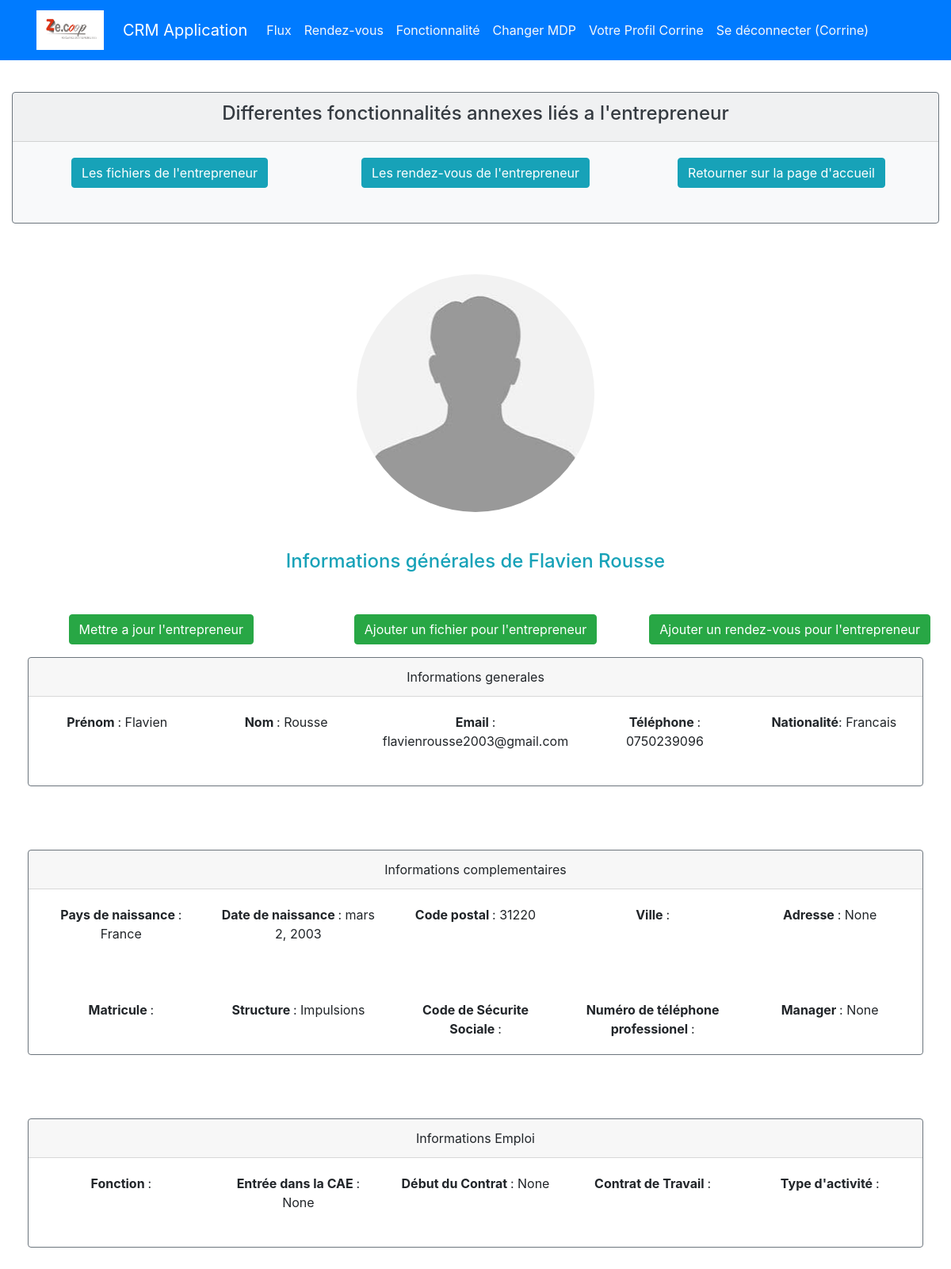
Before: /home/1/ (signed in) with the older database file.
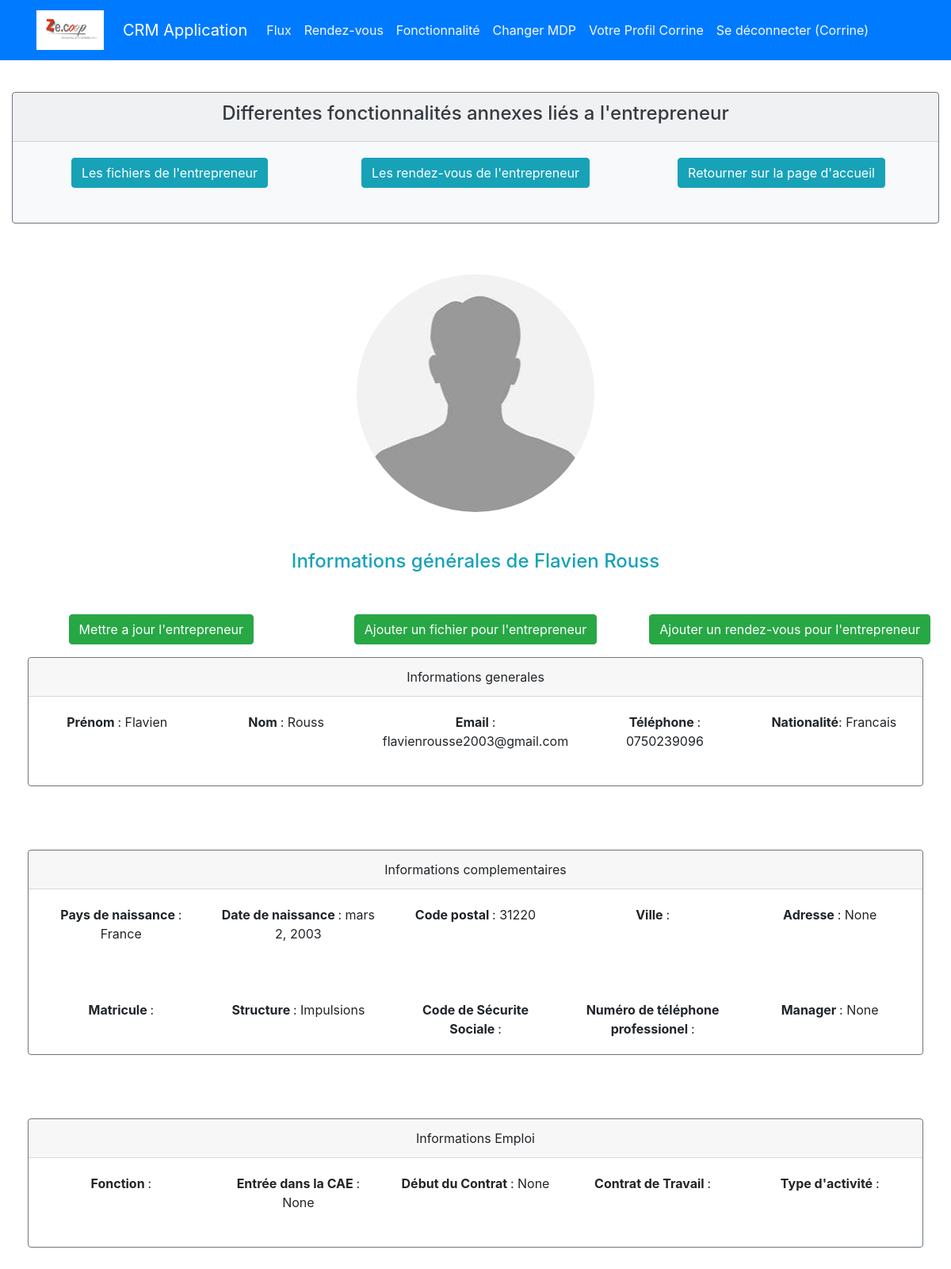
After: the same page with the newer database file.
### appflux/models.py (models this page shows, shortened)
class Entrepreneur(models.Model):
    STRUCTURE = (
    ('Impulsions', 'Impulsions'),
    ('Eclosion', 'Eclosions')
)
    nom = models.CharField (max_length=30,)
    prenom = models.CharField(max_length=30, verbose_name="prénom")
    matricule = models.CharField(max_length=30, blank=True)
    photo = models.ImageField(default='avatar.jpg', upload_to='entrepreneur_avatars', blank=True,)
    telephone = models.CharField(max_length=15 ,blank=True, verbose_name="téléphone")
    structure = models.CharField(max_length=40, choices=STRUCTURE)
    email =  models.EmailField()
    nationalite = models.CharField(max_length=150, verbose_name="nationalité")
    naissance = models.CharField(max_length=100, verbose_name="pays de naissance",)
    numero = models.CharField( max_length=15 ,verbose_name="numéro de téléphone professionel", blank=True)
    adresse_postal = models.CharField(max_length=200, verbose_name="Code")
    adresse = models.CharField(max_length=200, blank=True, null=True)
    securite_social = models.CharField(max_length=240, blank=True, verbose_name=" Numéro de sécurité social")
    date_naissance = models.DateField(verbose_name="date de naissance")
    ville = models.CharField(max_length=120, verbose_name="lieu de résidence", blank=True )
    fonction = models.CharField(max_length=240, blank=True,)
    date_entree = models.DateField(blank=True, null= True, verbose_name="date d'entrée dans la CAE")
    debut = models.DateField(blank=True, null=True, verbose_name="date du début du contrat")
    motif = models.CharField(max_length=240, blank=True, verbose_name=' Contrat de travail', choices=TRAVAIL)
    activite = models.CharField(max_length=40, blank=True, verbose_name="type de activité", choices=ACTIVITE)
    manager = models.ForeignKey(User, on_delete=models.CASCADE, null=True, blank=True)

### appflux/views.py (the view)
# urls.py: path('home/<int:entrepreneur_id>/', appflux.views.detail_entrepreneur ,name="entrepreneur_detail"),
@login_required
def detail_entrepreneur(request, entrepreneur_id):
    entrepreneur = get_object_or_404(Entrepreneur, id=entrepreneur_id)
    return render(request, 'appflux/entrepreneur_detail.html', {'entrepreneur': entrepreneur,})

### appflux/templates/appflux/entrepreneur_detail.html (shortened to what the changed rows need)
{% extends "base.html" %}
{% block content %}
<br>
<div class="col">
    <div class="card text-white bg-light my-3 border-secondary"  >
    </div>
</div>
    {% if entrepreneur.photo %}
<div class="text-center">
    <img class = "rounded-circle" width=300 height=300 src="{{entrepreneur.photo.url}}"
        alt="{{ entrepreneur.nom }}" class="avatar rounded mx-auto d-block"  accept=".jpg,.jpeg,.png"/>
</div>
{% endif %} </br> </br>
<h4 class="text-info text-center"> Informations générales de {{entrepreneur.prenom}}  {{entrepreneur.nom}} </h4></br>
<div class="card-body text-center">
    <div class="row">
    </div>
<div class="col">
<div class="card  my-3 border-secondary"  >
    <div class="card-body text-center">
        <div class="row">
            <div class="col">
                <strong> Prénom </strong>: {{entrepreneur.prenom}} </br>
            </div>
            <div class="col">
                <strong> Nom </strong>: {{entrepreneur.nom}} </br>
            </div>
            <div class="col">
                <strong> Email </strong>: {{entrepreneur.email}} </br>
            </div>
            <div class="col">
                <strong> Téléphone </strong>: {{entrepreneur.telephone}} </br>
            </div>
            <div class="col">
                <strong> Nationalité</strong>: {{entrepreneur.nationalite}} </br>
            </div>
        </div></br>
    </div>
</div>
</div>
<div class="col">
<div class="card  my-3 border-secondary"  >
    <div class="card-body text-center">
        <div class="row">
            <div class="col">
                <strong> Pays de naissance </strong>: {{entrepreneur.naissance}} </br>
            </div>
            <div class="col">
                <strong> Date de naissance </strong>: {{entrepreneur.date_naissance}} </br>
            </div>
            <div class="col">
                <strong> Code postal </strong>: {{entrepreneur.adresse_postal}} </br>
            </div>
            <div class="col">
                <strong> Ville </strong>: {{entrepreneur.ville}} </br>
            </div>
            <div class="col">
                <strong>  Adresse </strong>: {{entrepreneur.adresse}} </br>
            </div>
        </div></br></br></br>
        <div class="row">
            <div class="col">
                <strong> Matricule </strong>: {{entrepreneur.matricule}} </br>
            </div>
            <div class="col">
                <strong> Structure </strong>: {{entrepreneur.structure}} </br>
            </div>
            <div class="col">
                <strong> Code de Sécurite Sociale </strong>: {{entrepreneur.securite_social}} </br>
            </div>
            <div class="col">
                <strong> Numéro de téléphone professionel </strong>: {{entrepreneur.numero}} </br>
            </div>
            <div class="col">
                <strong> Manager </strong>: {{entrepreneur.manager}} </br>
            </div>
        </div>
    </div>
</div></br> </br>
</div>
<div class="col">
    <div class="card  my-3 border-secondary"  >
        <div class="card-body text-center">
            <div class="row">
                <div class="col">
                    <strong> Fonction </strong>: {{entrepreneur.fonction}} </br>
                </div>
                <div class="col">
                    <strong> Entrée dans la CAE </strong>: {{entrepreneur.date_entree}} </br>
                </div>
                <div class="col">
                    <strong> Début du Contrat </strong>: {{entrepreneur.debut}} </br>
                </div>
                <div class="col">
                    <strong> Contrat de Travail </strong>: {{entrepreneur.motif}} </br>
                </div>
                <div class="col">
                    <strong> Type d'activité </strong>: {{entrepreneur.activite}} </br>
                </div>
            </div></br>
        </div>
    </div>
    </div>
{% endblock content %}

Changed rows visible on the page:
changed Entrepreneur "Flavien": nom "Rousse" → "Rouss"
